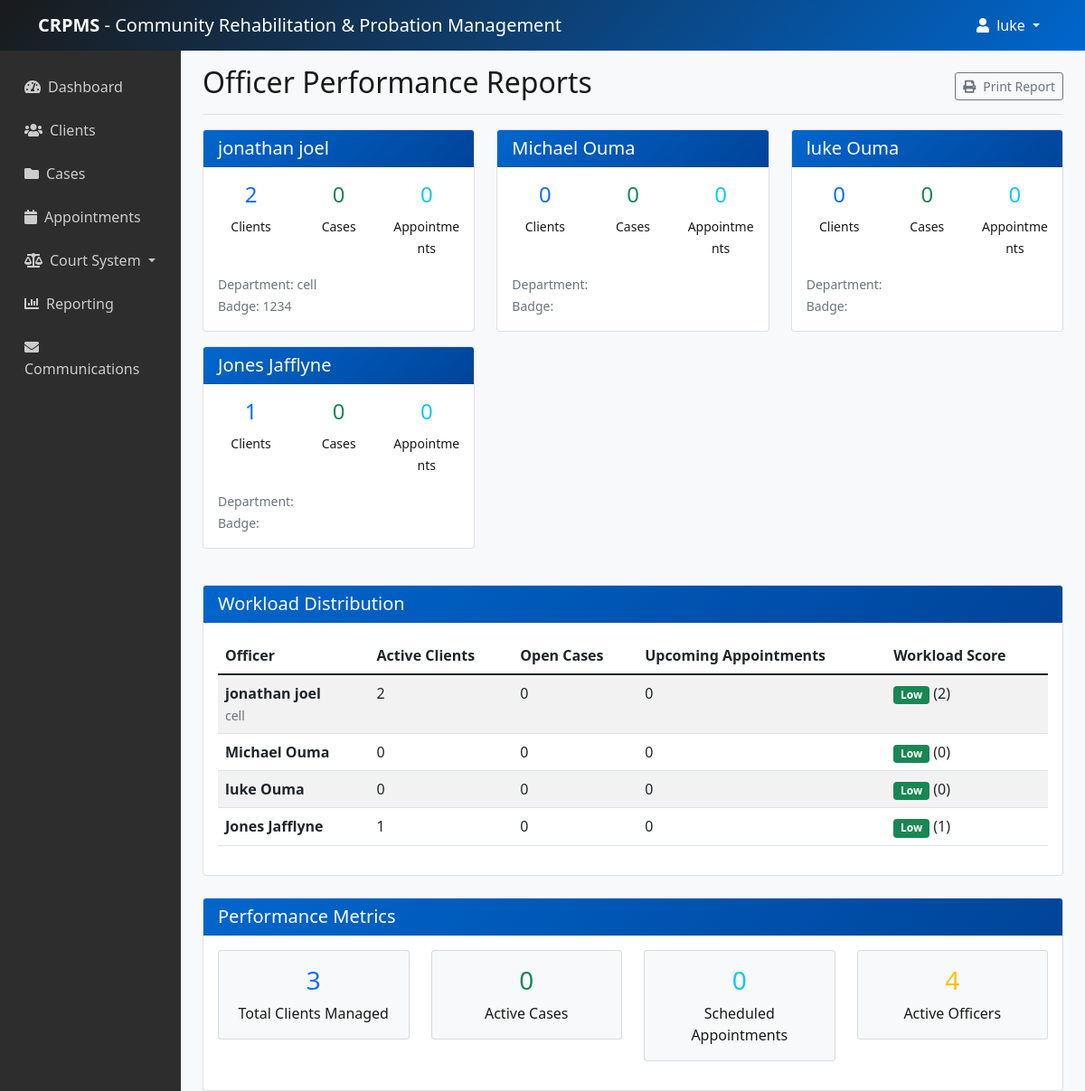
Screenshot of /reporting/officers/ (signed in) with the database file from the repository.
### users/models.py (models this page shows, shortened)
class User(AbstractUser):
    USER_TYPE_CHOICES = (
        ('admin', 'System Administrator'),
        ('officer', 'Probation Officer'),
        ('staff', 'Support Staff'),
        ('judge', 'Judge'),
    )
    user_type = models.CharField(max_length=20, choices=USER_TYPE_CHOICES, default='officer')
    phone = models.CharField(max_length=20, blank=True)
    department = models.CharField(max_length=100, blank=True)
    badge_number = models.CharField(max_length=50, blank=True)
    profile_picture = models.ImageField(upload_to='profiles/', blank=True)
    is_active_officer = models.BooleanField(default=True)  # Track if officer is active
    court_jurisdiction = models.CharField(max_length=100, blank=True)  # For judges

### reporting/views.py (the view)
# urls.py: path('officers/', views.officer_report, name='officer_report'),
@login_required
def officer_report(request):
    officers = User.objects.filter(user_type='officer').annotate(
        client_count=Count('client'),
        case_count=Count('officer_cases'),
        appointment_count=Count('appointment')
    )
    total_clients = Client.objects.count()
    active_cases = Case.objects.filter(status='open').count()
    total_appointments = Appointment.objects.count()
    context = {
        'officers': officers,
        'total_clients': total_clients,
        'active_cases': active_cases,
        'total_appointments': total_appointments,
    }
    return render(request, 'reporting/officer_report.html', context)

### core/context_processors.py (called while the page is built)
def has_group_permission(request):
    def check_group(group_name):
        return request.user.groups.filter(name=group_name).exists()
    return {'has_group_permission': check_group}

### templates/reporting/officer_report.html (shortened to what this page needs)
{% extends 'base.html' %}
{% block content %}
<div class="d-flex justify-content-between flex-wrap flex-md-nowrap align-items-center pt-3 pb-2 mb-3 border-bottom">
    <h1 class="h2">Officer Performance Reports</h1>
    <div class="btn-toolbar mb-2 mb-md-0">
        <button class="btn btn-sm btn-outline-secondary" onclick="window.print()">
            <i class="fas fa-print me-2"></i>Print Report
        </button>
    </div>
</div>
<div class="row mb-4">
    {% for officer in officers %}
    <div class="col-md-4 mb-3">
        <div class="card">
            <div class="card-header">
                <h5 class="card-title mb-0">{{ officer.get_full_name }}</h5>
            </div>
            <div class="card-body">
                <div class="row text-center">
                    <div class="col-4">
                        <h4 class="text-primary">{{ officer.client_count }}</h4>
                        <small>Clients</small>
                    </div>
                    <div class="col-4">
                        <h4 class="text-success">{{ officer.case_count }}</h4>
                        <small>Cases</small>
                    </div>
                    <div class="col-4">
                        <h4 class="text-info">{{ officer.appointment_count }}</h4>
                        <small>Appointments</small>
                    </div>
                </div>
                <div class="mt-3">
                    <small class="text-muted">Department: {{ officer.department }}</small><br>
                    <small class="text-muted">Badge: {{ officer.badge_number }}</small>
                </div>
            </div>
        </div>
    </div>
    {% endfor %}
</div>
<div class="card">
    <div class="card-header">
        <h5 class="card-title mb-0">Workload Distribution</h5>
    </div>
    <div class="card-body">
        <div class="table-responsive">
            <table class="table table-striped">
                <thead>
                    <tr>
                        <th>Officer</th>
                        <th>Active Clients</th>
                        <th>Open Cases</th>
                        <th>Upcoming Appointments</th>
                        <th>Workload Score</th>
                    </tr>
                </thead>
                <tbody>
                    {% for officer in officers %}
                    <tr>
                        <td>
                            <strong>{{ officer.get_full_name }}</strong>
                            <br>
                            <small class="text-muted">{{ officer.department }}</small>
                        </td>
                        <td>{{ officer.client_count }}</td>
                        <td>{{ officer.case_count }}</td>
                        <td>{{ officer.appointment_count }}</td>
                        <td>
                            {% with workload=officer.client_count|add:officer.case_count|add:officer.appointment_count %}
                                {% if workload > 50 %}
                                <span class="badge bg-danger">High</span>
                                {% elif workload > 25 %}
                                <span class="badge bg-warning">Medium</span>
                                {% else %}
                                <span class="badge bg-success">Low</span>
                                {% endif %}
                                ({{ workload }})
                            {% endwith %}
                        </td>
                    </tr>
                    {% endfor %}
                </tbody>
            </table>
        </div>
    </div>
</div>
<div class="card mt-4">
    <div class="card-header">
        <h5 class="card-title mb-0">Performance Metrics</h5>
    </div>
    <div class="card-body">
        <div class="row text-center">
            <div class="col-md-3 mb-3">
                <div class="card bg-light">
                    <div class="card-body">
                        <h3 class="text-primary">{{ total_clients }}</h3>
                        <p class="mb-0">Total Clients Managed</p>
                    </div>
                </div>
            </div>
            <div class="col-md-3 mb-3">
                <div class="card bg-light">
                    <div class="card-body">
                        <h3 class="text-success">{{ active_cases }}</h3>
                        <p class="mb-0">Active Cases</p>
                    </div>
                </div>
            </div>
            <div class="col-md-3 mb-3">
                <div class="card bg-light">
                    <div class="card-body">
                        <h3 class="text-info">{{ total_appointments }}</h3>
                        <p class="mb-0">Scheduled Appointments</p>
                    </div>
                </div>
            </div>
            <div class="col-md-3 mb-3">
                <div class="card bg-light">
                    <div class="card-body">
                        <h3 class="text-warning">{{ officers.count }}</h3>
                        <p class="mb-0">Active Officers</p>
                    </div>
                </div>
            </div>
        </div>
    </div>
</div>
{% endblock %}

### templates/base.html (shortened to what this page needs)
<!DOCTYPE html>
<html lang="en">
<head>
    <link href="https://cdn.jsdelivr.net/npm/bootstrap@5.1.3/dist/css/bootstrap.min.css" rel="stylesheet">
    <link rel="stylesheet" href="https://cdnjs.cloudflare.com/ajax/libs/font-awesome/5.15.4/css/all.min.css">
</head>
<body>
<nav class="navbar navbar-expand-lg navbar-dark">
    <div class="container">
        <a class="navbar-brand" href="{% url 'dashboard' %}">
            <strong>CRPMS</strong> - Community Rehabilitation & Probation Management
        </a>
        <div class="collapse navbar-collapse" id="navbarNav">
            <div class="navbar-nav ms-auto">
                {% if user.is_authenticated %}
                    <div class="nav-item dropdown">
                        <a class="nav-link dropdown-toggle" href="#" id="navbarDropdown" role="button" data-bs-toggle="dropdown" aria-expanded="false">
                            <i class="fas fa-user me-1"></i>
                            {{ user.first_name|default:user.username }}
                        </a>
                    </div>
                {% endif %}
            </div>
        </div>
    </div>
</nav>
    <div class="container-fluid">
        <div class="row">
            {% if user.is_authenticated %}
            <div class="col-md-3 col-lg-2 sidebar d-md-block">
                <div class="position-sticky pt-3">
                    <ul class="nav flex-column">
                        <li class="nav-item">
                            <a class="nav-link" href="{% url 'dashboard' %}">
                                <i class="fas fa-tachometer-alt me-2"></i>Dashboard
                            </a>
                        </li>
                        {% if user.user_type == 'judge' %}
                        <li class="nav-item">
                            <a class="nav-link" href="{% url 'judges:judge_dashboard' %}">
                                <i class="fas fa-gavel me-2"></i>Judicial Portal
                            </a>
                        </li>
                        <li class="nav-item">
                            <a class="nav-link" href="{% url 'judges:judge_cases' %}">
                                <i class="fas fa-list me-2"></i>My Cases
                            </a>
                        </li>
                        <li class="nav-item">
                            <a class="nav-link" href="{% url 'judges:court_calendar' %}">
                                <i class="fas fa-calendar-alt me-2"></i>Court Calendar
                            </a>
                        </li>
                        <li class="nav-item">
                            <a class="nav-link" href="{% url 'judges:judicial_reviews' %}">
                                <i class="fas fa-clipboard-check me-2"></i>Judicial Reviews
                            </a>
                        </li>
                        {% else %}
                        <li class="nav-item">
                            <a class="nav-link" href="{% url 'client_list' %}">
                                <i class="fas fa-users me-2"></i>Clients
                            </a>
                        </li>
                        <li class="nav-item">
                            <a class="nav-link" href="{% url 'case_list' %}">
                                <i class="fas fa-folder me-2"></i>Cases
                            </a>
                        </li>
                        <li class="nav-item">
                            <a class="nav-link" href="{% url 'appointment_list' %}">
                                <i class="fas fa-calendar me-2"></i>Appointments
                            </a>
                        </li>
                        {% endif %}
                        <li class="nav-item dropdown">
                            <a class="nav-link dropdown-toggle" href="#" id="courtsDropdown" role="button" data-bs-toggle="dropdown" aria-expanded="false">
                                <i class="fas fa-balance-scale me-2"></i>Court System
                            </a>
                        </li>
                        <li class="nav-item">
                            <a class="nav-link" href="{% url 'report_list' %}">
                                <i class="fas fa-chart-bar me-2"></i>Reporting
                            </a>
                        </li>
                        <li class="nav-item">
                            <a class="nav-link" href="{% url 'message_list' %}">
                                <i class="fas fa-envelope me-2"></i>Communications
                            </a>
                        </li>
                    </ul>
                </div>
            </div>
            {% endif %}
            <main class="col-md-9 ms-sm-auto col-lg-10 px-md-4">
                {% block content %}
                {% endblock %}
            </main>
        </div>
    </div>
</body>
</html>

### templates/base.html (style rules this page uses)
:root { --primary-blue: #0066cc; --dark-blue: #004499; --light-blue: #e6f2ff; --dark-black: #1a1a1a; --medium-black: #2d2d2d; --light-gray: #f8f9fa; }
body { background-color: var(--light-gray); color: var(--dark-black); }
.navbar { background: linear-gradient(135deg, var(--dark-black) 0%, var(--primary-blue) 100%); }
.navbar-brand, .navbar-nav .nav-link { color: white !important; }
.card-header { background: linear-gradient(135deg, var(--primary-blue) 0%, var(--dark-blue) 100%); color: white; }
.sidebar { background-color: var(--medium-black); min-height: calc(100vh - 56px); color: white; }
.sidebar .nav-link { color: #ccc; padding: 10px 15px; margin: 2px 0; }

### rows the page displays
User: first_name "luke", get_full_name "luke Ouma", client_count "0", case_count "0", appointment_count "0", officer "0"
User: get_full_name "jonathan joel", client_count "2", case_count "0", appointment_count "0", department "cell", badge_number "1234", id "2"
User: get_full_name "Michael Ouma", client_count "0", case_count "0", appointment_count "0", officer "0"
User: get_full_name "Jones Jafflyne", client_count "1", case_count "0", appointment_count "0", officer "1"

### other values shown
{{ total_clients }} "3"
{{ active_cases }} "0"
{{ total_appointments }} "0"
{{ officers.count }} "4"
